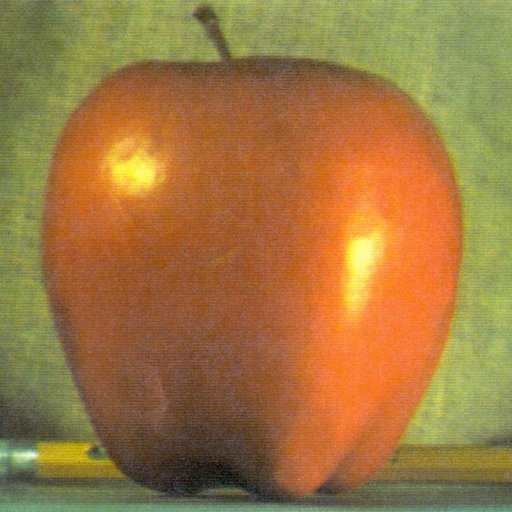
#> input picture basic_GUI_py_codes/apple.jpg, 512 x 512 px
$ python 7.threshold_operation_on_img.py
#> lines starting #> are read from the running program, lines starting #| are printed output that depends on the picture
import cv2 as cv
import numpy as np
def nothing(x):
	pass

img1 = cv.imread("apple.jpg")
#> img1 is the input picture: shape (512, 512, 3); mean B, G, R 64.8, 119.7, 159.1
img2 = cv.imread("balloon.jpg")
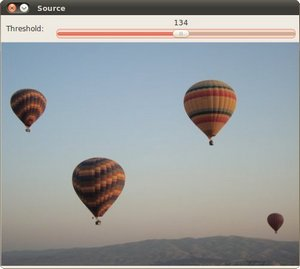
#> input picture basic_GUI_py_codes/balloon.jpg, 300 x 269 px
#> img2 is the input picture: shape (269, 300, 3); mean B, G, R 157.5, 156.9, 154.1
img2_gray = cv.cvtColor(img2,cv.COLOR_BGR2GRAY)
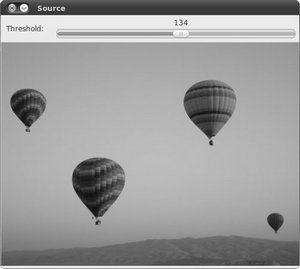
#> img2_gray: shape (269, 300); min 9, max 255, mean 156.2
cv.imshow("img2_gray",img2_gray)

cv.namedWindow("mask")
cv.createTrackbar('threshold','mask',0,255,nothing)

while(1):
	threshold = cv.getTrackbarPos("threshold","mask")
	ret, mask = cv.threshold(img2_gray, threshold , 255, cv.THRESH_BINARY)
#> mask: shape (269, 300); every value is 255
#> ret = 0
	mask_inv = cv.bitwise_not(mask)
#> mask_inv: shape (269, 300); every value is 0

	cv.imshow("mask",mask)
	cv.imshow("mask_inv",mask_inv)

	if cv.waitKey(10) & 0xFF == ord('c'): break
#> (key Esc is pressed here)

cv.destroyAllWindows()
